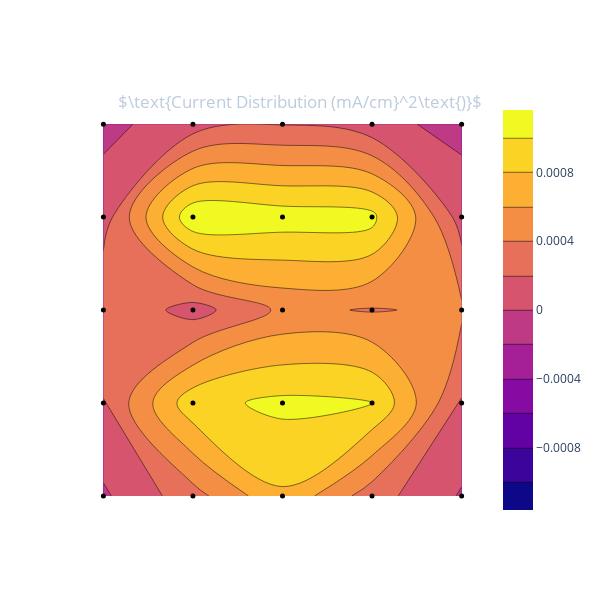

Notebook code cell kept with this figure:
### Markdown cell above
### Run following cell to add data to list of dictionaries

### Code cell
currents = data.readCurrents()
# apl.plotI(currents)
data.append(
    pressure = 1.3e-4,
    Vbias = 125,
    Ibias = 4.4,
    Varc = 60,
    Iarc = 1.93,
    Vext = -5920,
    Iext = -2.6,
    Ve1 = -0,
    Ie1 = -1.31,
    Ve2 = -0,
    Ie2 = 0,
    Ibase = 0.157,
    currents = currents,
    note = ''
)
data.plotI()

### Figure 1 — Plotly figure (JSON) as saved in the notebook; plotly's stock layout.template omitted (floating-point values rounded to 4 significant figures)
{"data": [{"ncontours": 21, "type": "contour", "z": [[-3.101e-05, 0.0003198, 0.0007725, 0.0002909, -1.951e-05], [0.0001901, 0.0009326, 0.001048, 0.001005, 0.0001861], [0.0003955, 0.0001151, 0.0004428, 0.0003859, 0.0004369], [9.002e-05, 0.001162, 0.001108, 0.001077, 9.85e-05], [-4.337e-05, 8.776e-05, 0.000192, 5.014e-05, -4.923e-05]], "zmax": 0.001162, "zmid": 0, "zmin": -0.001162}, {"marker": {"color": "rgb(0, 0, 0)", "size": 5}, "mode": "markers", "type": "scatter", "x": [0, 1, 2, 3, 4, 0, 1, 2, 3, 4, 0, 1, 2, 3, 4, 0, 1, 2, 3, 4, 0, 1, 2, 3, 4], "y": [0, 0, 0, 0, 0, 1, 1, 1, 1, 1, 2, 2, 2, 2, 2, 3, 3, 3, 3, 3, 4, 4, 4, 4, 4]}], "layout": {"height": 600, "paper_bgcolor": "rgba(0,0,0,0)", "plot_bgcolor": "rgba(0,0,0,0)", "title": {"font": {"color": "#BCCCDC"}, "text": "$\\text{Current Distribution (mA/cm}^2\\text{)}$", "x": 0.5, "xanchor": "center", "y": 0.84, "yanchor": "top"}, "width": 600, "xaxis": {"showgrid": false, "showticklabels": false, "tickmode": "linear"}, "yaxis": {"showgrid": false, "showticklabels": false}}}
